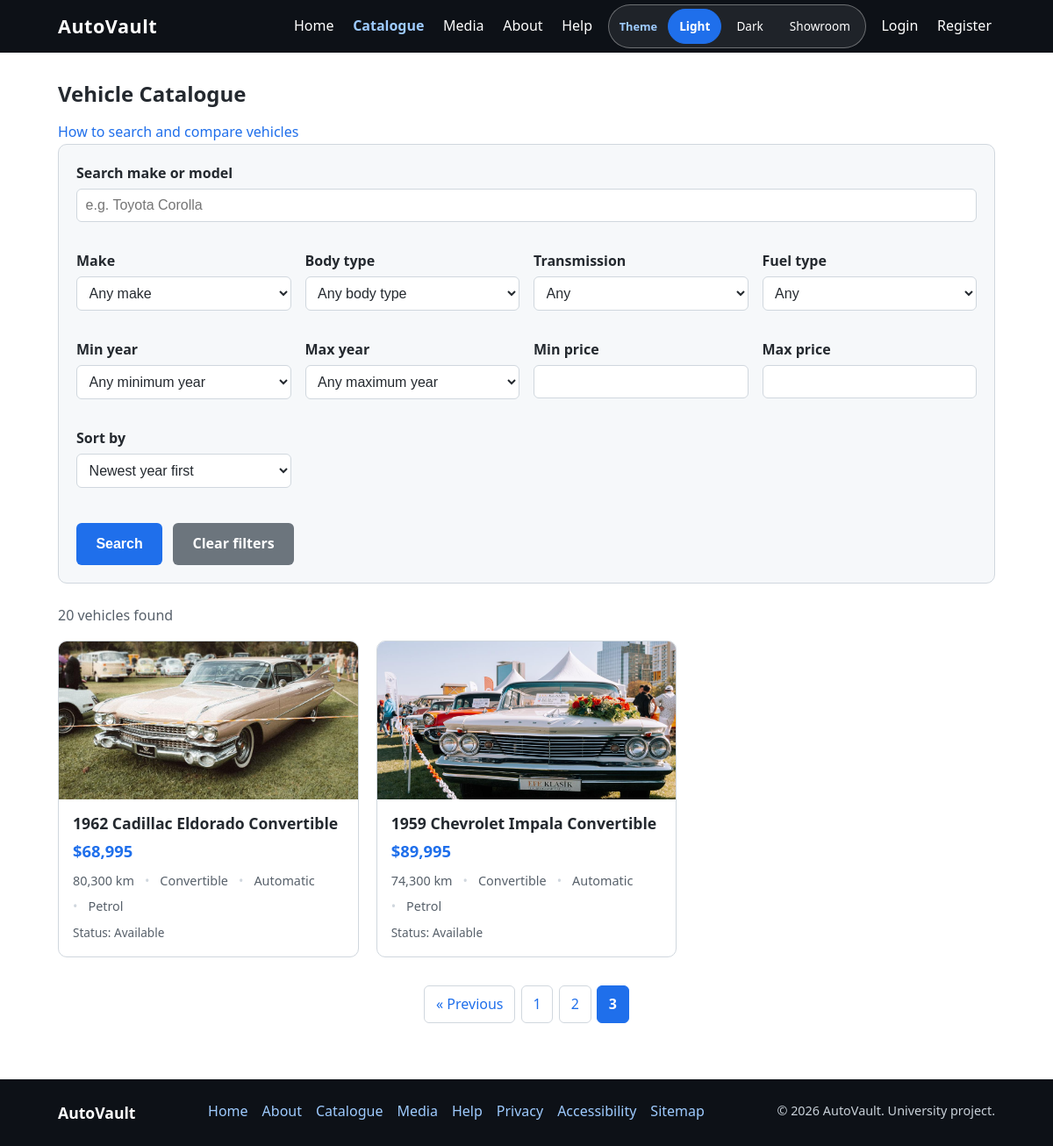
The page /catalogue.php?page=3 on the database its author committed.
### tables this page shows
CREATE TABLE vehicle_images (
    id         INT UNSIGNED NOT NULL AUTO_INCREMENT,
    vehicle_id INT UNSIGNED NOT NULL,
    image_path VARCHAR(255) NOT NULL,
    alt_text   VARCHAR(150)      NULL,
    is_primary TINYINT(1)   NOT NULL DEFAULT 0,
    sort_order INT          NOT NULL DEFAULT 0,
    PRIMARY KEY (id),
    KEY idx_images_vehicle (vehicle_id),
    CONSTRAINT fk_images_vehicle
        FOREIGN KEY (vehicle_id) REFERENCES vehicles(id)
        ON DELETE CASCADE ON UPDATE CASCADE
);

CREATE TABLE vehicles (
    id           INT UNSIGNED NOT NULL AUTO_INCREMENT,
    make         VARCHAR(50)  NOT NULL,
    model        VARCHAR(50)  NOT NULL,
    year         SMALLINT UNSIGNED NOT NULL,
    price        DECIMAL(10,2) NOT NULL,
    mileage      INT UNSIGNED      NULL,
    fuel_type    ENUM('Petrol','Diesel','Electric','Hybrid','Other')
                              NOT NULL DEFAULT 'Petrol',
    transmission ENUM('Automatic','Manual') NOT NULL DEFAULT 'Automatic',
    body_type    VARCHAR(50)       NULL,
    color        VARCHAR(30)       NULL,
    doors        TINYINT UNSIGNED  NULL,
    seats        TINYINT UNSIGNED  NULL,
    vin          VARCHAR(50)       NULL,
    description  TEXT              NULL,
    status       ENUM('available','reserved','sold') NOT NULL DEFAULT 'available',
    is_featured  TINYINT(1)   NOT NULL DEFAULT 0,
    created_at   TIMESTAMP    NOT NULL DEFAULT CURRENT_TIMESTAMP,
    updated_at   TIMESTAMP    NOT NULL DEFAULT CURRENT_TIMESTAMP
                              ON UPDATE CURRENT_TIMESTAMP,
    PRIMARY KEY (id),
    UNIQUE KEY uq_vehicles_vin (vin),
    KEY idx_vehicles_make (make),
    KEY idx_vehicles_price (price),
    KEY idx_vehicles_status (status),
    KEY idx_vehicles_featured (is_featured)
);

### includes/vehicle-functions.php (called while the page is built, shortened)
<?php
function catalogue_sort_options() {
    return [
        'newest'      => ['label' => 'Newest year first',   'sql' => 'v.year DESC, v.id DESC'],
        'oldest'      => ['label' => 'Oldest year first',   'sql' => 'v.year ASC, v.id ASC'],
        'price_asc'   => ['label' => 'Price: low to high',  'sql' => 'v.price ASC, v.id DESC'],
        'price_desc'  => ['label' => 'Price: high to low',  'sql' => 'v.price DESC, v.id DESC'],
        'mileage_asc' => ['label' => 'Mileage: low to high','sql' => '(v.mileage IS NULL), v.mileage ASC, v.id DESC'],
        'make_az'     => ['label' => 'Make: A to Z',        'sql' => 'v.make ASC, v.model ASC'],
    ];
}
function build_catalogue_filters(array $get) {
    $where  = ['v.status = :status'];
    $params = [':status' => 'available'];
    $filters = [
        'q'            => '',
        'make'         => '',
        'body_type'    => '',
        'transmission' => '',
        'fuel_type'    => '',
        'min_year'     => '',
        'max_year'     => '',
        'min_price'    => '',
        'max_price'    => '',
    ];
    $q = trim((string) ($get['q'] ?? ''));
    $filters['q'] = $q;
    $make = trim((string) ($get['make'] ?? ''));
    $filters['make'] = $make;
    $bodyType = trim((string) ($get['body_type'] ?? ''));
    $filters['body_type'] = $bodyType;
    $transmission = trim((string) ($get['transmission'] ?? ''));
    $filters['transmission'] = $transmission;
    $fuel = trim((string) ($get['fuel_type'] ?? ''));
    $filters['fuel_type'] = $fuel;
    $maxAllowedYear = (int) date('Y') + 1;
    $minYearInput = $get['min_year'] ?? '';
    $maxYearInput = $get['max_year'] ?? '';
    $minYearRaw = is_string($minYearInput) ? trim($minYearInput) : '';
    $maxYearRaw = is_string($maxYearInput) ? trim($maxYearInput) : '';
    $filters['min_year'] = $minYearRaw;
    $filters['max_year'] = $maxYearRaw;
    $minYear = year_in_range($minYearRaw, $maxAllowedYear);
    $maxYear = year_in_range($maxYearRaw, $maxAllowedYear);
    $minPrice = trim((string) ($get['min_price'] ?? ''));
    $filters['min_price'] = $minPrice;
    $maxPrice = trim((string) ($get['max_price'] ?? ''));
    $filters['max_price'] = $maxPrice;
    return ['where' => $where, 'params' => $params, 'filters' => $filters];
}
function format_price($price) {
    return '$' . number_format((float) $price, 0);
}
function format_mileage($mileage) {
    return number_format((int) $mileage) . ' km';
}
function catalogue_image_src($path) {
    $path = trim((string) ($path ?? ''));
    $decodedPath = rawurldecode($path);
    return $path;
}
function year_in_range($value, $maxAllowedYear) {
    $value = trim((string) $value);
    if (!preg_match('/^\d{4}$/', $value)) {
        return null;
    }
    $year = (int) $value;
    return $year;
}

### includes/auth.php (called while the page is built, shortened)
<?php
function e($value) {
    return htmlspecialchars((string) ($value ?? ''), ENT_QUOTES, 'UTF-8');
}

### catalogue.php (the view, shortened to what this page needs)
<?php
require_once __DIR__ . '/includes/db.php';
require_once __DIR__ . '/includes/vehicle-functions.php';
$perPage = 9;
$built    = build_catalogue_filters($_GET);
$whereSql = implode(' AND ', $built['where']);
$params   = $built['params'];
$filters  = $built['filters'];
$sortOptions = catalogue_sort_options();
$sortKey     = (string) ($_GET['sort'] ?? 'newest');
$orderBy = $sortOptions[$sortKey]['sql'];
$page = 1;
if (isset($_GET['page']) && preg_match('/^\d+$/', (string) $_GET['page'])) {
    $page = max(1, (int) $_GET['page']);
}
$dbError    = false;
$vehicles   = [];
$total      = 0;
$totalPages = 1;
try {
    $countStmt = $pdo->prepare("SELECT COUNT(*) FROM vehicles v WHERE $whereSql");
    $countStmt->execute($params);
    $total = (int) $countStmt->fetchColumn();
    $totalPages = max(1, (int) ceil($total / $perPage));
    $offset = ($page - 1) * $perPage;
    $sql = "SELECT v.id, v.make, v.model, v.year, v.price, v.mileage,
                   v.body_type, v.transmission, v.fuel_type, v.status,
                   pi.image_path, pi.alt_text
            FROM vehicles v
            LEFT JOIN vehicle_images pi ON pi.id = (
                SELECT id FROM vehicle_images
                WHERE vehicle_id = v.id
                ORDER BY is_primary DESC, sort_order ASC, id ASC
                LIMIT 1
            )
            WHERE $whereSql
            ORDER BY $orderBy
            LIMIT $perPage OFFSET $offset";
    $stmt = $pdo->prepare($sql);
    $stmt->execute($params);
    $vehicles = $stmt->fetchAll();
} catch (PDOException $e) {
    error_log('Catalogue query failed: ' . $e->getMessage());
    $dbError    = true;
    $vehicles   = [];
    $total      = 0;
    $totalPages = 1;
    $page       = 1;
}
function catalogue_page_url(array $filters, $sortKey, $pageNumber) {
    $query = [];
    $query['page'] = $pageNumber;
    return 'catalogue.php?' . http_build_query($query) . '#catalogue-results';
}
require __DIR__ . '/includes/header.php';
?>
    <section class="catalogue">
        <h1>Vehicle Catalogue</h1>
        <p class="context-help"><a href="help-catalogue.php">How to search and compare vehicles</a></p>
        <form class="filter-form" action="catalogue.php" method="get">
            <div class="filter-grid">
                <div class="form-group filter-keyword">
                    <label for="q">Search make or model</label>
                    <input type="text" id="q" name="q"
                           value="<?php echo e($filters['q']); ?>"
                           placeholder="e.g. Toyota Corolla" maxlength="100">
                </div>
                <div class="form-group">
                    <label for="make">Make</label>
                    <select id="make" name="make">
                        <option value="">Any make</option>
                    </select>
                </div>
                <div class="form-group">
                    <label for="body_type">Body type</label>
                    <select id="body_type" name="body_type">
                        <option value="">Any body type</option>
                    </select>
                </div>
                <div class="form-group">
                    <label for="transmission">Transmission</label>
                    <select id="transmission" name="transmission">
                        <option value="">Any</option>
                    </select>
                </div>
                <div class="form-group">
                    <label for="fuel_type">Fuel type</label>
                    <select id="fuel_type" name="fuel_type">
                        <option value="">Any</option>
                    </select>
                </div>
                <div class="form-group">
                    <label for="min_year">Min year</label>
                    <select id="min_year" name="min_year">
                        <option value="">Any minimum year</option>
                    </select>
                </div>
                <div class="form-group">
                    <label for="max_year">Max year</label>
                    <select id="max_year" name="max_year">
                        <option value="">Any maximum year</option>
                    </select>
                </div>
                <div class="form-group">
                    <label for="min_price">Min price</label>
                    <input type="number" id="min_price" name="min_price"
                           value="<?php echo e($filters['min_price']); ?>"
                           min="0" step="1">
                </div>
                <div class="form-group">
                    <label for="max_price">Max price</label>
                    <input type="number" id="max_price" name="max_price"
                           value="<?php echo e($filters['max_price']); ?>"
                           min="0" step="1">
                </div>
                <div class="form-group">
                    <label for="sort">Sort by</label>
                    <select id="sort" name="sort">
                        <?php foreach ($sortOptions as $key => $option): ?>
                            <option value="<?php echo e($key); ?>"
                                <?php echo ($sortKey === $key) ? 'selected' : ''; ?>>
                                <?php echo e($option['label']); ?>
                            </option>
                        <?php endforeach; ?>
                    </select>
                </div>
            </div>
            <div class="filter-actions">
                <button type="submit" class="button">Search</button>
                <a class="button button-secondary" href="catalogue.php">Clear filters</a>
            </div>
        </form>
        <?php if (!$dbError): ?>
            <p class="catalogue-count" id="catalogue-results" tabindex="-1">
                <?php echo (int) $total; ?>
                vehicle<?php echo ($total === 1) ? '' : 's'; ?> found
            </p>
            <?php if (empty($vehicles)): ?>
                <div class="no-results">
                    <p>No vehicles found.</p>
                    <p><a href="catalogue.php">Clear the filters</a> to see everything.</p>
                </div>
            <?php else: ?>
                <ul class="vehicle-grid">
                    <?php foreach ($vehicles as $v): ?>
                        <?php
                            $vehicleId = (int) $v['id'];
                            $imageSrc  = catalogue_image_src($v['image_path'] ?? null);
                            $altText   = trim((string) ($v['alt_text'] ?? '')) !== ''
                                ? $v['alt_text']
                                : $v['year'] . ' ' . $v['make'] . ' ' . $v['model'];
                        ?>
                        <li class="vehicle-card">
                            <a class="vehicle-card__link" href="vehicle.php?id=<?php echo $vehicleId; ?>">
                                <?php if ($imageSrc !== null): ?>
                                    <img class="vehicle-card__img"
                                         src="<?php echo e($imageSrc); ?>"
                                         alt="<?php echo e($altText); ?>"
                                         width="640" height="360"
                                         loading="lazy">
                                <?php endif; ?>
                                <div class="vehicle-card__body">
                                    <h2 class="vehicle-card__title">
                                        <?php echo e($v['year'] . ' ' . $v['make'] . ' ' . $v['model']); ?>
                                    </h2>
                                    <p class="vehicle-card__price">
                                        <?php echo e(format_price($v['price'])); ?>
                                    </p>
                                    <ul class="vehicle-card__meta">
                                        <li><?php echo e(format_mileage($v['mileage'])); ?></li>
                                        <?php if (!empty($v['body_type'])): ?>
                                            <li><?php echo e($v['body_type']); ?></li>
                                        <?php endif; ?>
                                        <li><?php echo e($v['transmission']); ?></li>
                                        <li><?php echo e($v['fuel_type']); ?></li>
                                    </ul>
                                    <p class="vehicle-card__status">
                                        Status: <?php echo e(ucfirst($v['status'])); ?>
                                    </p>
                                </div>
                            </a>
                        </li>
                    <?php endforeach; ?>
                </ul>
                <?php if ($totalPages > 1): ?>
                    <nav class="pagination" aria-label="Catalogue pages">
                        <?php if ($page > 1): ?>
                            <a class="pagination__link"
                               href="<?php echo e(catalogue_page_url($filters, $sortKey, $page - 1)); ?>">
                                &laquo; Previous
                            </a>
                        <?php endif; ?>
                        <?php for ($p = 1; $p <= $totalPages; $p++): ?>
                            <?php if ($p === $page): ?>
                                <span class="pagination__link pagination__link--current"
                                      aria-current="page"><?php echo $p; ?></span>
                            <?php else: ?>
                                <a class="pagination__link"
                                   href="<?php echo e(catalogue_page_url($filters, $sortKey, $p)); ?>">
                                    <?php echo $p; ?>
                                </a>
                            <?php endif; ?>
                        <?php endfor; ?>
                    </nav>
                <?php endif; ?>
            <?php endif; ?>
        <?php endif; ?>
    </section>
<?php
require __DIR__ . '/includes/footer.php';

### rows shown on the page
vehicle_images: image_path (picture), vehicle.model "1962 Cadillac Eldorado Convertible", vehicle.price "$68,995", vehicle.mileage "80,300 km", vehicle.body_type "Convertible", vehicle.transmission "Automatic", vehicle.fuel_type "Petrol", vehicle.status "Available"
vehicle_images: image_path (picture), vehicle.model "1959 Chevrolet Impala Convertible", vehicle.price "$89,995", vehicle.mileage "74,300 km", vehicle.body_type "Convertible", vehicle.transmission "Automatic", vehicle.fuel_type "Petrol", vehicle.status "Available"

### other values the page prints
$siteName "AutoVault"
$total "20"
form field sort "Newest year first"
